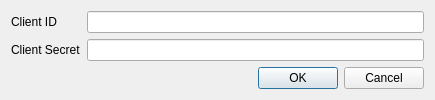
<?xml version="1.0" encoding="UTF-8"?>
<ui version="4.0">
 <class>SettingsDialog</class>
 <widget class="QDialog" name="SettingsDialog">
  <property name="geometry">
   <rect>
    <x>0</x>
    <y>0</y>
    <width>435</width>
    <height>96</height>
   </rect>
  </property>
  <property name="windowTitle">
   <string>Settings</string>
  </property>
  <layout class="QGridLayout" name="gridLayout">
   <item row="0" column="0">
    <widget class="QLabel" name="label">
     <property name="text">
      <string>Client ID</string>
     </property>
    </widget>
   </item>
   <item row="0" column="1">
    <widget class="QLineEdit" name="le_client_id"/>
   </item>
   <item row="1" column="0">
    <widget class="QLabel" name="label_2">
     <property name="text">
      <string>Client Secret</string>
     </property>
    </widget>
   </item>
   <item row="1" column="1">
    <widget class="QLineEdit" name="le_client_secret"/>
   </item>
   <item row="2" column="0" colspan="2">
    <widget class="QDialogButtonBox" name="buttonBox">
     <property name="orientation">
      <enum>Qt::Horizontal</enum>
     </property>
     <property name="standardButtons">
      <set>QDialogButtonBox::Cancel|QDialogButtonBox::Ok</set>
     </property>
    </widget>
   </item>
  </layout>
 </widget>
 <resources/>
 <connections>
  <connection>
   <sender>buttonBox</sender>
   <signal>accepted()</signal>
   <receiver>SettingsDialog</receiver>
   <slot>accept()</slot>
   <hints>
    <hint type="sourcelabel">
     <x>248</x>
     <y>254</y>
    </hint>
    <hint type="destinationlabel">
     <x>157</x>
     <y>274</y>
    </hint>
   </hints>
  </connection>
  <connection>
   <sender>buttonBox</sender>
   <signal>rejected()</signal>
   <receiver>SettingsDialog</receiver>
   <slot>reject()</slot>
   <hints>
    <hint type="sourcelabel">
     <x>316</x>
     <y>260</y>
    </hint>
    <hint type="destinationlabel">
     <x>286</x>
     <y>274</y>
    </hint>
   </hints>
  </connection>
 </connections>
</ui>
